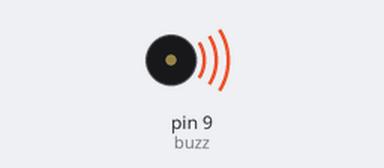
Bench run of a sketch on a simulated Arduino Uno, built with avr-gcc and run on an emulated ATmega328P. Shown: buzzer (waves = sounding).

Above: at 0.2 s.
Timing chart, 0 to 3.0 s (numbered marks = the images above):
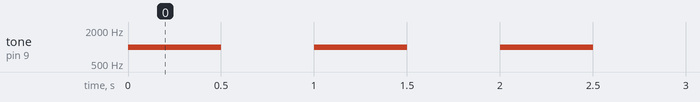

Measured:
- by itself, tone on pin 9 (buzz): alternates 1000 Hz for 0.50 s and silent for 0.50 s

The sketch:

buzzer1.ino
```cpp
int buzz = 9;
void setup()
{
 pinMode(buzz,OUTPUT);
}
void loop()
{
	tone(buzz,1000);//frequency = 1000
    delay(500);
    noTone(buzz);
    delay(500);

}

  // void loop()
  // {
  // tone(9, 650, 750);
  //   delay(400);
  // tone(9,950);
  //   delay(400);
  // }
```
